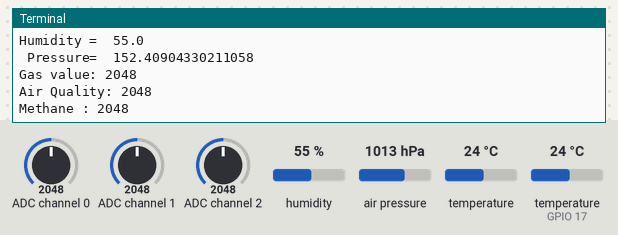
The program below on a simulated Raspberry Pi (BCM pin numbers). Parts: the last lines printed to the terminal. Inputs (shaded band) come from the test bench; at power-on: humidity 55 %, air pressure 1013 hPa, ADC channel 0 = 2048, ADC channel 1 = 2048, ADC channel 2 = 2048, temperature 24 °C, temperature (sensor on GPIO 17) 24 °C (analog values on the 0–4095 scale). The desktop window is not drawn, its controls go by their first labels and the mouse button is held 0.15 s.

Above: at 1.2 s.
1.3 s: humidity set to 22 %
3.6 s: air pressure set to 952 hPa
5.9 s: ADC channel 0 set to 2866
At 8.1 s:
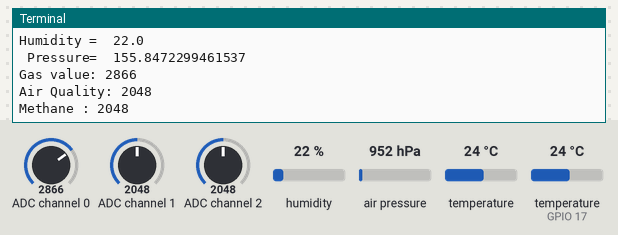
8.2 s: ADC channel 1 set to 2866
10.5 s: ADC channel 2 set to 2866
At 12.5 s:
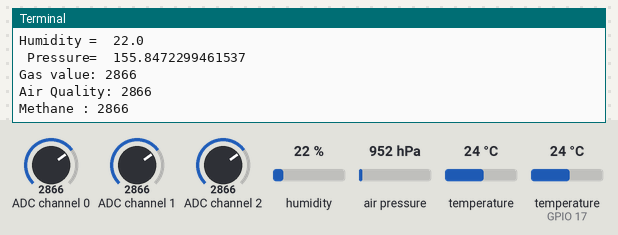
12.8 s: temperature (sensor 0) set to 12 °C
Timing chart, 0 to 15.8 s (numbered marks = the images above; inputs shaded):
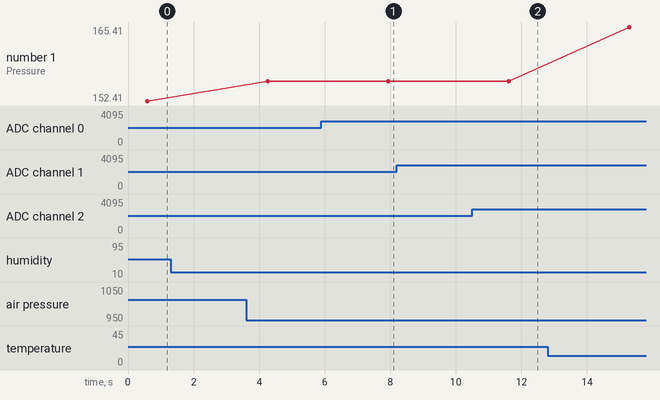

The program:

Air_quality_monitoring.py
```python
import sys
import Adafruit_DHT
import RPi.GPIO as GPIO # Import Raspberry Pi GPIO library
from time import sleep
import os
import Adafruit_DHT
import smbus
import time
import serial
from mcp3208 import MCP3208
from tkinter import *
from tkinter import messagebox

#Register Address
regCall   = 0xAA
regMean   = 0xF4
regMSB    = 0xF6
regLSB    = 0xF7
regPres   = 0x34
regTemp   = 0x2e

DEBUG = 1
sample = 2
deviceAdd =0x77

GPIO.setwarnings(False)
GPIO.setmode(GPIO.BCM)

SPICLK = 11
SPIMISO = 9
SPIMOSI = 10
SPICS = 8
GPIO.setup(SPIMOSI, GPIO.OUT)
GPIO.setup(SPIMISO, GPIO.IN)
GPIO.setup(SPICLK, GPIO.OUT)
GPIO.setup(SPICS, GPIO.OUT)

##bus = smbus.SMBus(0)  #for Pi1 uses 0
I2cbus = smbus.SMBus(1) # for Pi2 uses 1

sensor_name = Adafruit_DHT.DHT11 #we are using the DHT11 sensor
sensor_pin = 17 #The sensor is connected to GPIO17 on Pi

class Table:

    def __init__(self,root):

        # code for creating table
        for i in range(total_rows):
            for j in range(total_columns):

                self.e = Entry(root, width=20, fg='blue',
                               font=('Arial',16,'bold'))

                self.e.grid(row=i, column=j)
                self.e.insert(END, lst[i][j])

def close_window():
    root.destroy()

def readadc(adcnum, clockpin, mosipin, misopin, cspin):


    if ((adcnum > 7) or (adcnum < 0)):


        return -1
    GPIO.output(cspin, True)

    GPIO.output(clockpin, False)  # start clock low
    GPIO.output(cspin, False)     # bring CS low

    commandout = adcnum
    commandout |= 0x18  # start bit + single-ended bit
    commandout <<= 3    # we only need to send 5 bits here
    for i in range(5):
        if (commandout & 0x80):

            GPIO.output(mosipin, True)
        else:
            GPIO.output(mosipin, False)
        commandout <<= 1
        GPIO.output(clockpin, True)
        GPIO.output(clockpin, False)

    adcout = 0
        # read in one empty bit, one null bit and 10 ADC bits
    for i in range(14):
        GPIO.output(clockpin, True)
        GPIO.output(clockpin, False)
        adcout <<= 1
        if (GPIO.input(misopin)):
            adcout |= 0x1

    GPIO.output(cspin, True)

    adcout >>= 1       # first bit is 'null' so drop it
    return adcout

def convert1(data, i):   # signed 16-bit value
  return ((data[i]<< 8) + data[i + 1])#.value

def convert2(data, i):   # unsigned 16-bit value
  return (data[i]<< 8) + data[i+1]

def readBmp180(addr=deviceAdd):
  value = I2cbus.read_i2c_block_data(addr, regCall, 22)  # Read calibration data

  # Convert byte data to word values
  AC1 = convert1(value, 0)
  AC2 = convert1(value, 2)
  AC3 = convert1(value, 4)
  AC4 = convert2(value, 6)
  AC5 = convert2(value, 8)
  AC6 = convert2(value, 10)
  B1  = convert1(value, 12)
  B2  = convert1(value, 14)
  MB  = convert1(value, 16)
  MC  = convert1(value, 18)
  MD  = convert1(value, 20)

    # Read temperature
  I2cbus.write_byte_data(addr, regMean, regTemp)
  time.sleep(0.005)
  (msb, lsb) = I2cbus.read_i2c_block_data(addr, regMSB, 2)
  P2 = (msb << 8) + lsb

  # Read pressure
  I2cbus.write_byte_data(addr, regMean, regPres + (sample << 6))
  time.sleep(0.05)
  (msb, lsb, xsb) = I2cbus.read_i2c_block_data(addr, regMSB, 3)
  P1 = ((msb << 16) + (lsb << 8) + xsb) >> (8 - sample)

   # Refine temperature
  X1 = ((P2 - AC6) * AC5) >> 15
  X2 = (MC << 11) / (X1 + MD)
  B5 = X1 + X2
  temperature = int(B5 + 8) >> 4

  # Refine pressure
  B6  = B5 - 4000
  B62 = int(B6 * B6 )>> 12
  X1  = int(B2 * B62) >> 11
  X2  = int(AC2 * B6) >> 11
  X3  = X1 + X2
  B3  = (((AC1 * 4 + X3) << sample) + 2) >> 2

  X1 = int(AC3 * B6) >> 13
  X2 = int(B1 * B62) >> 16
  X3 = int((X1 + X2) + 2) >> 2
  B4 = int(AC4 * (X3 + 32768)) >> 15
  B7 = (P1 - B3) * (50000 >> sample)

  P = (B7 * 2) / B4

  X1 = (int (P) >> 8) * (int (P) >> 8)
  X1 = (int(X1 * 3038)) >> 16
  X2 = (7357 * int (P)) >> 16
  pressure = -(P + ((X1 + X2 + 3791) >> 4))

  return (str(pressure/1000.0))

while True:

    humidity, temperature = Adafruit_DHT.read_retry(sensor_name, sensor_pin)
    pressure =readBmp180()
    x= readadc(0, SPICLK, SPIMOSI, SPIMISO, SPICS)
    y= readadc(1, SPICLK, SPIMOSI, SPIMISO, SPICS)
    z= readadc(2, SPICLK, SPIMOSI, SPIMISO, SPICS)
    print("Temperature = ", temperature)
    print("Humidity = ", humidity)
    print(" Pressure= ", pressure)
    print("Gas value:" ,x)
    print("Air Quality:",y)
    print("Methane :" ,z)

    lst = [(1,'Temperature',temperature),
       (2,'Humidity',humidity),
       (3,'Pressure',pressure),
       (4,'Gas value',x),
       (5,'Air Quality',y),
       (6,'Methane ',z)]
    total_rows = len(lst)
    total_columns = len(lst[0])

    root = Tk()
    root.title("Air Quality Monitoring")
    t = Table(root)
    lst = [(1,'Temperature',temperature),
       (2,'Humidity',humidity),
       (3,'Pressure',pressure),
       (4,'Gas value',x),
       (5,'Air Quality',y),
       (6,'Methane ',z)]
    total_rows = len(lst)
    total_columns = len(lst[0])
    #root.mainloop()
    root.update()
    time.sleep(3)
    root.destroy()
```

Measured:
- after the input at 5.9 s, the terminal: prints a new line after 2.0 s (image 1)
- after the input at 10.5 s, the terminal: prints a new line after 1.1 s (image 2)
- plotted number 1: 152.41 → 155.85 after the input at 3.6 s, 155.85 → 165.41 after the input at 12.8 s
